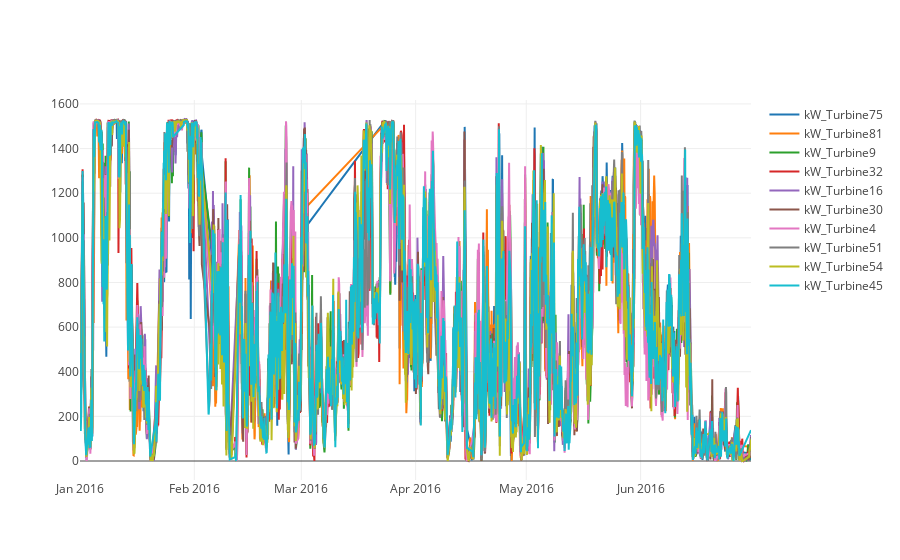

The notebook cell saved with this chart:
### Code cell
turbine_names = list(turbine_readings.columns.values)
turbine_names.remove("timestamp")
random_turbines = np.random.choice(turbine_names, size=10, replace=False)
print(random_turbines)
traces = []

for turbine in random_turbines:
    trace = go.Scatter(x = turbine_readings["timestamp"],
                       y = turbine_readings[turbine],
                       mode = 'lines',
                       name = turbine)
    traces.append(trace)

py.iplot(traces, filename='line-mode')

### Figure 1 — Plotly figure (JSON) as saved in the notebook; plotly's stock layout.template omitted (floating-point values rounded to 4 significant figures; data arrays with more than 128 entries replaced by an {"elided": "..."} marker saying what was removed)
{"data": [{"mode": "lines", "name": "kW_Turbine75", "type": "scatter", "uid": "2c33a166-e2a2-11e8-80fa-50e549ed1be1", "x": {"elided": "2600 str values"}, "y": {"elided": "2600 float values"}}, {"mode": "lines", "name": "kW_Turbine81", "type": "scatter", "uid": "2c33a167-e2a2-11e8-9cd8-50e549ed1be1", "x": {"elided": "2600 str values"}, "y": {"elided": "2600 float values"}}, {"mode": "lines", "name": "kW_Turbine9", "type": "scatter", "uid": "2c33a168-e2a2-11e8-be66-50e549ed1be1", "x": {"elided": "2600 str values"}, "y": {"elided": "2600 float values"}}, {"mode": "lines", "name": "kW_Turbine32", "type": "scatter", "uid": "2c33a169-e2a2-11e8-8a46-50e549ed1be1", "x": {"elided": "2600 str values"}, "y": {"elided": "2600 float values"}}, {"mode": "lines", "name": "kW_Turbine16", "type": "scatter", "uid": "2c33a16a-e2a2-11e8-b52f-50e549ed1be1", "x": {"elided": "2600 str values"}, "y": {"elided": "2600 float values"}}, {"mode": "lines", "name": "kW_Turbine30", "type": "scatter", "uid": "2c33c876-e2a2-11e8-83f5-50e549ed1be1", "x": {"elided": "2600 str values"}, "y": {"elided": "2600 float values"}}, {"mode": "lines", "name": "kW_Turbine4", "type": "scatter", "uid": "2c33c877-e2a2-11e8-a848-50e549ed1be1", "x": {"elided": "2600 str values"}, "y": {"elided": "2600 float values"}}, {"mode": "lines", "name": "kW_Turbine51", "type": "scatter", "uid": "2c33c878-e2a2-11e8-b42a-50e549ed1be1", "x": {"elided": "2600 str values"}, "y": {"elided": "2600 float values"}}, {"mode": "lines", "name": "kW_Turbine54", "type": "scatter", "uid": "2c33c879-e2a2-11e8-bd3e-50e549ed1be1", "x": {"elided": "2600 str values"}, "y": {"elided": "2600 float values"}}, {"mode": "lines", "name": "kW_Turbine45", "type": "scatter", "uid": "2c33c87a-e2a2-11e8-b235-50e549ed1be1", "x": {"elided": "2600 str values"}, "y": {"elided": "2600 float values"}}], "layout": {}}
